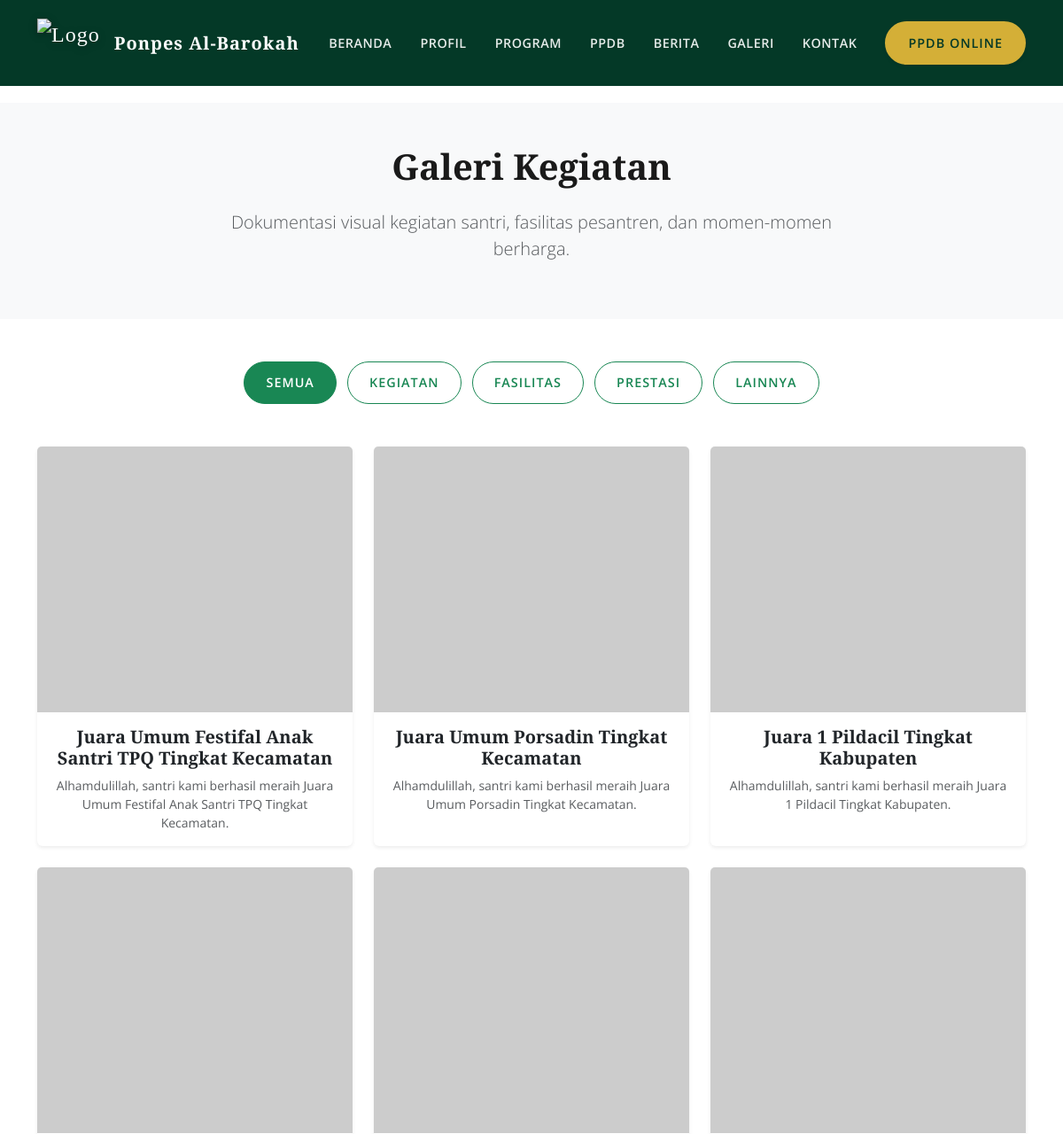
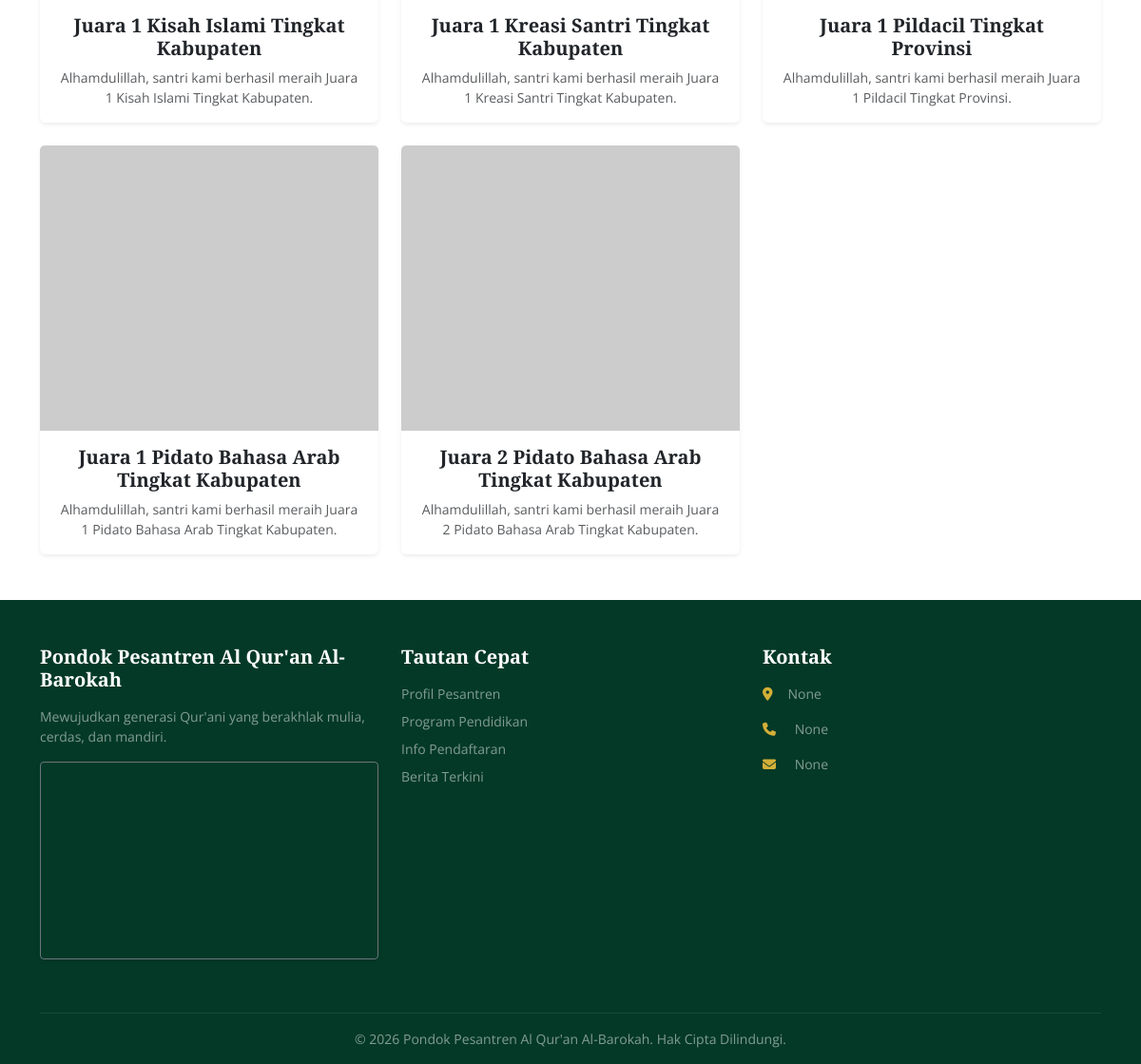
Screenshot of /galeri with the database file from the repository (2 pictures, top to bottom).
### app/models.py (models this page shows)
class Galeri(db.Model):
    id = db.Column(db.Integer, primary_key=True)
    judul = db.Column(db.String(255))
    gambar = db.Column(db.String(255), nullable=False)
    kategori = db.Column(db.String(50)) # Fasilitas, Kegiatan, Prestasi
    tanggal = db.Column(db.DateTime, default=get_current_time)
    deskripsi = db.Column(db.Text) # Alt text/caption

class Pengaturan(db.Model):
    id = db.Column(db.Integer, primary_key=True)
    nama_pesantren = db.Column(db.String(100), default='Pondok Pesantren Al Qur\'an Al-Barokah')
    alamat = db.Column(db.Text)
    telepon = db.Column(db.String(20))
    email = db.Column(db.String(100))
    deskripsi_singkat = db.Column(db.Text)
    facebook = db.Column(db.String(255))
    instagram = db.Column(db.String(255))
    tiktok = db.Column(db.String(255))
    youtube = db.Column(db.String(255))
    maps_embed = db.Column(db.Text)
    maps_link = db.Column(db.String(255)) # For clickable map link in footer
    jumlah_santri = db.Column(db.Integer, default=150)
    jumlah_alumni = db.Column(db.Integer, default=500)
    jumlah_ustadz = db.Column(db.Integer, default=25)
    jumlah_kitab = db.Column(db.Integer, default=50)
    sejarah = db.Column(db.Text)
    sejarah_gambar = db.Column(db.String(255))
    struktur_organisasi_gambar = db.Column(db.String(255))
    visi = db.Column(db.Text)
    misi = db.Column(db.Text)
    hero_title_1 = db.Column(db.String(100), default='Selamat Datang di')
    hero_title_2 = db.Column(db.String(100), default='Pondok Pesantren Al Qur\'an')
    hero_title_3 = db.Column(db.String(100), default='Al-Barokah')
    hero_subtitle = db.Column(db.String(255), default='Mewujudkan Generasi Qur\'ani yang Berakhlak Mulia, Cerdas, dan Mandiri')

### app/routes.py (the view)
@bp.route('/galeri')
@limiter.limit("30 per minute")
def galeri():
    page = request.args.get('page', 1, type=int)
    kategori_filter = request.args.get('kategori')
    per_page = 9
    query = Galeri.query
    if kategori_filter and kategori_filter != 'all':
        query = query.filter_by(kategori=kategori_filter)
    pagination = query.order_by(Galeri.tanggal.desc()).paginate(page=page, per_page=per_page, error_out=False)
    galeris = pagination.items
    return render_template('galeri.html', title='Galeri Foto', galeris=galeris, pagination=pagination, current_kategori=kategori_filter)

### app/routes.py (called while the page is built)
@bp.context_processor
def inject_pengaturan():
    pengaturan = Pengaturan.query.first()
    return dict(pengaturan=pengaturan)

### app/templates/galeri.html (shortened to what this page needs)
{% extends "base.html" %}
{% block content %}
<section class="py-5 bg-light">
    <div class="container text-center">
        <h1 class="fw-bold mb-4">Galeri Kegiatan</h1>
        <p class="lead text-muted mx-auto" style="max-width: 700px;">
            Dokumentasi visual kegiatan santri, fasilitas pesantren, dan momen-momen berharga.
        </p>
    </div>
</section>
<section class="py-5">
    <div class="container">
        <div class="text-center mb-5">
            <a href="{{ url_for('main.galeri', kategori='all') }}" class="btn {{ 'btn-success' if not current_kategori or current_kategori == 'all' else 'btn-outline-success' }} rounded-pill px-4 mx-1">Semua</a>
            <a href="{{ url_for('main.galeri', kategori='Kegiatan') }}" class="btn {{ 'btn-success' if current_kategori == 'Kegiatan' else 'btn-outline-success' }} rounded-pill px-4 mx-1">Kegiatan</a>
            <a href="{{ url_for('main.galeri', kategori='Fasilitas') }}" class="btn {{ 'btn-success' if current_kategori == 'Fasilitas' else 'btn-outline-success' }} rounded-pill px-4 mx-1">Fasilitas</a>
            <a href="{{ url_for('main.galeri', kategori='Prestasi') }}" class="btn {{ 'btn-success' if current_kategori == 'Prestasi' else 'btn-outline-success' }} rounded-pill px-4 mx-1">Prestasi</a>
            <a href="{{ url_for('main.galeri', kategori='Lainnya') }}" class="btn {{ 'btn-success' if current_kategori == 'Lainnya' else 'btn-outline-success' }} rounded-pill px-4 mx-1">Lainnya</a>
        </div>
        <div class="row g-4">
            {% for galeri in galeris %}
            <div class="col-md-4 col-sm-6">
                <div class="card border-0 shadow-sm h-100">
                    <img src="{{ galeri.gambar }}" class="card-img-top" alt="{{ galeri.judul }}" style="height: 300px; object-fit: cover;" loading="lazy">
                    <div class="card-body text-center">
                        <h5 class="card-title fw-bold">{{ galeri.judul }}</h5>
                        {% if galeri.deskripsi %}
                        <p class="card-text text-muted small">{{ galeri.deskripsi }}</p>
                        {% endif %}
                    </div>
                </div>
            </div>
            {% else %}
            <div class="col-12 text-center py-5">
                <p class="text-muted lead">Belum ada foto di galeri.</p>
            </div>
            {% endfor %}
        </div>
    </div>
</section>
{% endblock %}

### app/templates/base.html (shortened to what this page needs)
<!DOCTYPE html>
<html lang="id">
<head>
    <link href="https://cdn.jsdelivr.net/npm/bootstrap@5.3.0/dist/css/bootstrap.min.css" rel="stylesheet">
    <link rel="stylesheet" href="https://cdnjs.cloudflare.com/ajax/libs/font-awesome/6.4.0/css/all.min.css">
    <link rel="stylesheet" href="{{ url_for('static', filename='css/style.css') }}">
</head>
<body class="d-flex flex-column min-vh-100" {% if request.endpoint != 'main.index' %}style="padding-top: 76px;"{% endif %}>
    <nav class="navbar navbar-expand-lg navbar-dark fixed-top transition-all" style="background-color: var(--primary-color);">
        <div class="container">
            <a class="navbar-brand d-flex align-items-center" href="{{ url_for('main.index') }}">
                <img src="{{ url_for('static', filename='img/logo.png') }}" alt="Logo" class="me-3 d-inline-block align-text-top logo-img">
                <span class="fw-bold d-none d-sm-block fs-5">Ponpes Al-Barokah</span>
            </a>
            <div class="collapse navbar-collapse" id="navbarNav">
                <ul class="navbar-nav ms-auto align-items-center">
                    <li class="nav-item"><a class="nav-link" href="{{ url_for('main.index') }}">Beranda</a></li>
                    <li class="nav-item"><a class="nav-link" href="{{ url_for('main.profil') }}">Profil</a></li>
                    <li class="nav-item"><a class="nav-link" href="{{ url_for('main.program') }}">Program</a></li>
                    <li class="nav-item"><a class="nav-link" href="{{ url_for('main.ppdb') }}">PPDB</a></li>
                    <li class="nav-item"><a class="nav-link" href="{{ url_for('main.berita') }}">Berita</a></li>
                    <li class="nav-item"><a class="nav-link" href="{{ url_for('main.galeri') }}">Galeri</a></li>
                    <li class="nav-item"><a class="nav-link" href="{{ url_for('main.kontak') }}">Kontak</a></li>
                    <li class="nav-item ms-lg-3 mt-3 mt-lg-0">
                        <a href="{{ url_for('main.ppdb') }}" class="btn btn-gold rounded-pill px-4 shadow-sm">PPDB Online</a>
                    </li>
                </ul>
            </div>
        </div>
    </nav>
    <main class="flex-grow-1">
        <div class="container mt-4 pt-3">
        </div>
        {% block content %}{% endblock %}
    </main>
    <footer class="mt-auto pt-5 pb-3 footer-custom">
        <div class="container">
            <div class="row text-center text-md-start">
                <div class="col-md-4 mb-4">
                    <h5 class="fw-bold mb-3 text-white">
                        {% if pengaturan and pengaturan.nama_pesantren %}
                            {{ pengaturan.nama_pesantren }}
                        {% else %}
                            Pondok Pesantren Al Qur'an Al-Barokah
                        {% endif %}
                    </h5>
                    <p class="small text-white-50">{{ pengaturan.deskripsi_singkat if pengaturan and pengaturan.deskripsi_singkat else "Mewujudkan generasi Qur'ani yang berakhlak mulia, cerdas, dan mandiri." }}</p>
                    <div class="map-container">
                        <iframe src="{{ pengaturan.maps_embed|safe if pengaturan and pengaturan.maps_embed else 'https://www.google.com/maps/embed?pb=!1m18!1m12!1m3!1d3953.098178339794!2d110.37380831477754!3d-7.779419994393666!2m3!1f0!2f0!3f0!3m2!1i1024!2i768!4f13.1!3m3!1m2!1s0x2e7a584a6e123456%3A0x123456789abcdef!2sPondok%20Pesantren%20Albarokah!5e0!3m2!1sid!2sid!4v1620000000000!5m2!1sid!2sid' }}" width="100%" height="200" style="border:0;" allowfullscreen="" loading="lazy"></iframe>
                    </div>
                </div>
                <div class="col-md-4 mb-4">
                    <h5 class="fw-bold mb-3 text-white">Tautan Cepat</h5>
                    <ul class="list-unstyled small">
                        <li class="mb-2"><a href="{{ url_for('main.profil') }}" class="text-white-50 text-decoration-none hover-gold">Profil Pesantren</a></li>
                        <li class="mb-2"><a href="{{ url_for('main.program') }}" class="text-white-50 text-decoration-none hover-gold">Program Pendidikan</a></li>
                        <li class="mb-2"><a href="{{ url_for('main.ppdb') }}" class="text-white-50 text-decoration-none hover-gold">Info Pendaftaran</a></li>
                        <li class="mb-2"><a href="{{ url_for('main.berita') }}" class="text-white-50 text-decoration-none hover-gold">Berita Terkini</a></li>
                    </ul>
                </div>
                <div class="col-md-4 mb-4">
                    <h5 class="fw-bold mb-3 text-white">Kontak</h5>
                    <ul class="list-unstyled small text-white-50">
                        <li class="mb-3 d-flex justify-content-center justify-content-md-start">
                            <i class="fas fa-map-marker-alt me-3 mt-1 text-gold"></i>
                            <div class="text-start">
                                {{ pengaturan.alamat if pengaturan else 'Jl. Pesantren No. 123, Yogyakarta' }}
                            </div>
                        </li>
                        <li class="mb-3"><i class="fas fa-phone me-3 text-gold"></i> {{ pengaturan.telepon if pengaturan else '(0274) 123456' }}</li>
                        <li class="mb-3"><i class="fas fa-envelope me-3 text-gold"></i> {{ pengaturan.email if pengaturan else 'info@albarokah.ponpes.id' }}</li>
                    </ul>
                </div>
            </div>
            <hr class="border-secondary opacity-25">
            <div class="text-center small text-white-50">
                &copy; 2026 {{ pengaturan.nama_pesantren if pengaturan else 'Pondok Pesantren Al Qur\'an Al-Barokah' }}. Hak Cipta Dilindungi.
            </div>
        </div>
    </footer>
</body>
</html>

### app/static/css/style.css (style rules this page uses)
:root { --primary-color: #043927; --secondary-color: #157a53; --accent-color: #D4AF37; --accent-light: #f4eeb1; --dark-color: #1a1a1a; --light-color: #f8f9fa; --text-muted: #6c757d; --font-primary: 'Open Sans', sans-serif; --font-heading: 'Playfair Display', serif; --transition-speed: 0.3s; }
body { font-family: var(--font-primary); color: var(--dark-color); overflow-x: hidden; }
h1, h2, h3, h4, h5, h6 { font-family: var(--font-heading); font-weight: 700; }
.footer-custom { background-color: #043927 !important; color: white !important; font-family: 'Open Sans', sans-serif !important; }
.footer-custom .text-white-50 { color: rgba(255, 255, 255, 0.5) !important; }
.text-gold { color: var(--accent-color) !important; }
.map-container { border-radius: 0.25rem; overflow: hidden; margin-bottom: 1rem; box-shadow: 0 .125rem .25rem rgba(0,0,0,.075); border: 1px solid #6c757d; }
.btn-gold { background-color: var(--accent-color); color: var(--primary-color); border: 2px solid var(--accent-color); font-weight: 700; }
a { text-decoration: none; transition: color var(--transition-speed); }
.logo-img { height: 55px; width: auto; filter: drop-shadow(0px 2px 4px rgba(0,0,0,0.3)); transition: transform 0.3s ease; }
.navbar { padding-top: 1rem; padding-bottom: 1rem; transition: all 0.3s ease; }
.navbar-brand { font-family: var(--font-heading); font-size: 1.5rem; letter-spacing: 1px; }
.nav-link { font-weight: 600; text-transform: uppercase; font-size: 0.9rem; letter-spacing: 0.5px; padding: 0.5rem 1rem !important; color: rgba(255,255,255,0.9) !important; }
.btn { border-radius: 50px; padding: 0.75rem 2rem; font-weight: 600; transition: all var(--transition-speed); text-transform: uppercase; font-size: 0.9rem; letter-spacing: 1px; }

### rows the page displays
Galeri: judul "Juara Umum Festifal Anak Santri TPQ Tingkat Kecamatan", deskripsi "Alhamdulillah, santri kami berhasil meraih Juara Umum Festifal Anak Santri TPQ Tingkat Kecamatan."
Galeri: judul "Juara Umum Porsadin Tingkat Kecamatan", deskripsi "Alhamdulillah, santri kami berhasil meraih Juara Umum Porsadin Tingkat Kecamatan."
Galeri: judul "Juara 1 Pildacil Tingkat Kabupaten", deskripsi "Alhamdulillah, santri kami berhasil meraih Juara 1 Pildacil Tingkat Kabupaten."
Galeri: judul "Juara 1 Kisah Islami Tingkat Kabupaten", deskripsi "Alhamdulillah, santri kami berhasil meraih Juara 1 Kisah Islami Tingkat Kabupaten."
Galeri: judul "Juara 1 Kreasi Santri Tingkat Kabupaten", deskripsi "Alhamdulillah, santri kami berhasil meraih Juara 1 Kreasi Santri Tingkat Kabupaten."
Galeri: judul "Juara 1 Pildacil Tingkat Provinsi", deskripsi "Alhamdulillah, santri kami berhasil meraih Juara 1 Pildacil Tingkat Provinsi."
Galeri: judul "Juara 1 Pidato Bahasa Arab Tingkat Kabupaten", deskripsi "Alhamdulillah, santri kami berhasil meraih Juara 1 Pidato Bahasa Arab Tingkat Kabupaten."
Galeri: judul "Juara 2 Pidato Bahasa Arab Tingkat Kabupaten", deskripsi "Alhamdulillah, santri kami berhasil meraih Juara 2 Pidato Bahasa Arab Tingkat Kabupaten."
Pengaturan: nama_pesantren "Pondok Pesantren Al Qur'an Al-Barokah", deskripsi_singkat "Mewujudkan generasi Qur'ani yang berakhlak mulia, cerdas, dan mandiri.", alamat "None", telepon "None", email "None"
